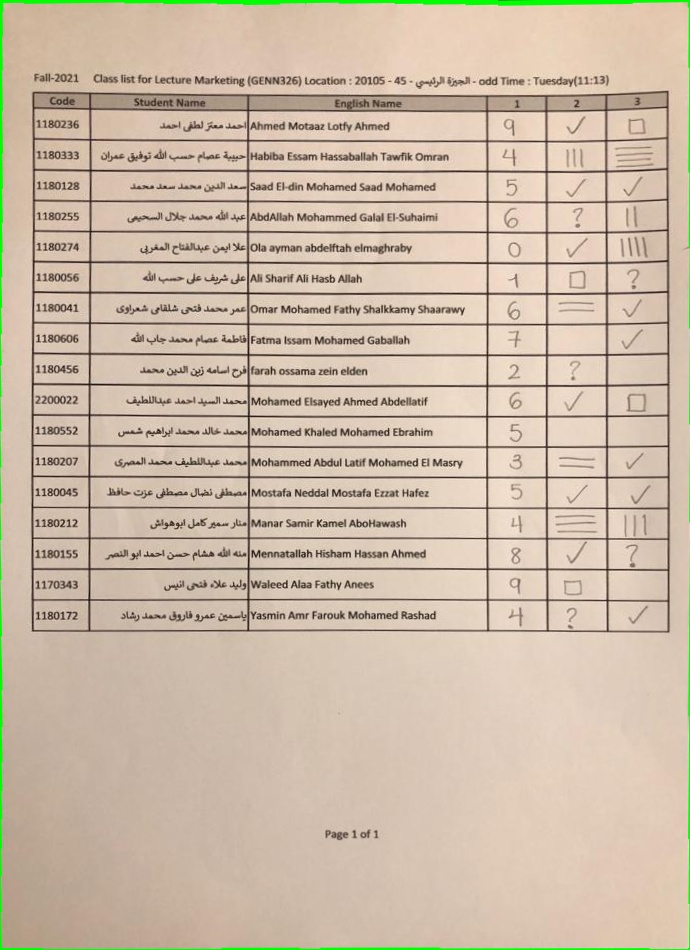
#> input picture grade sheet/Walid/warpedImgs/4.jpg, 690 x 950 px
$ jupyter execute Rows.ipynb
#> lines starting #> are read from the running program, lines starting #| are printed output that depends on the picture; after the words box and inside, x2 and y2 are one past the last pixel; in counts of white or black regions, pixels touching at a corner belong together
### grade sheet/Eslam/Test Real Data/commonfunctions.py


import skimage.io as io
import matplotlib.pyplot as plt
import numpy as np
from skimage.exposure import histogram
from matplotlib.pyplot import bar
from skimage.color import rgb2gray,rgb2hsv

# Convolution:
from scipy.signal import convolve2d
from scipy import fftpack
import math

from skimage.util import random_noise
from skimage.filters import median
from skimage.feature import canny


# Edges
from skimage.filters import sobel_h, sobel, sobel_v,roberts, prewitt

# Show the figures / plots inside the notebook
def show_images(images,titles=None):
    #This function is used to show image(s) with titles by sending an array of images and an array of associated titles.
    # images[0] will be drawn with the title titles[0] if exists
    # You aren't required to understand this function, use it as-is.
    n_ims = len(images)
    if titles is None: titles = ['(%d)' % i for i in range(1,n_ims + 1)]
    fig = plt.figure()
    n = 1
    for image,title in zip(images,titles):
        a = fig.add_subplot(1,n_ims,n)
        if image.ndim == 2:
            plt.gray()
        plt.imshow(image)
        a.set_title(title)
        n += 1
    fig.set_size_inches(np.array(fig.get_size_inches()) * n_ims)
    plt.show()


# [6 lines left out: function showHist, not called in this run]

### grade sheet/Eslam/Test Real Data/contour_sort.py
import cv2
from functools import cmp_to_key

# sort left to right && bottom to top
def contour_sort(a, b):

    br_a = cv2.boundingRect(a)
    br_b = cv2.boundingRect(b)

    if abs(br_a[0] - br_b[0]) <= 5:
        return br_a[1] - br_b[1]

    return br_a[0] - br_b[0]


# sort counters left to right && bottom to top

def sorted_counter (contours):

    return sorted(contours, key=cmp_to_key(contour_sort))

### grade sheet/Eslam/Test Real Data/Rows.ipynb
import nessary libraries

[cell 1]
import cv2
import numpy as np
import matplotlib.pyplot as plt
from scipy.ndimage import interpolation as inter
from contour_sort import *
from fix_image_orientation import *
from crop_image import *
from paper_extraction import *
from commonfunctions import *

[cell 2]
img = cv2.imread('../../Walid/warpedImgs/4.jpg')
#> img is the input picture: shape (950, 690, 3); mean B, G, R 168, 187.4, 204.5
show_images([img], ['original'])
#> in show_images, `n_ims = len(images)`: n_ims = 1
#> the loop in show_images, `for image,title in zip(images,titles):` made 1 pass
#> (title, n) on pass 1: ('original', 2)
#> after the loop in show_images, `for image,title in zip(images,titles):`: n = 2

img_original = img.copy()

[cell 3]
img_output = cv2.cvtColor(img_original,cv2.COLOR_BGR2GRAY)
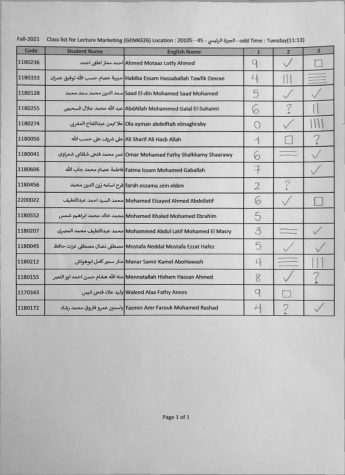
#> img_output: shape (950, 690) (shown at 1/2 size); min 8, max 242, mean 190.3
img_output= cv2.adaptiveThreshold(img_output, 255, cv2.ADAPTIVE_THRESH_GAUSSIAN_C,
            cv2.THRESH_BINARY, 51, 4)
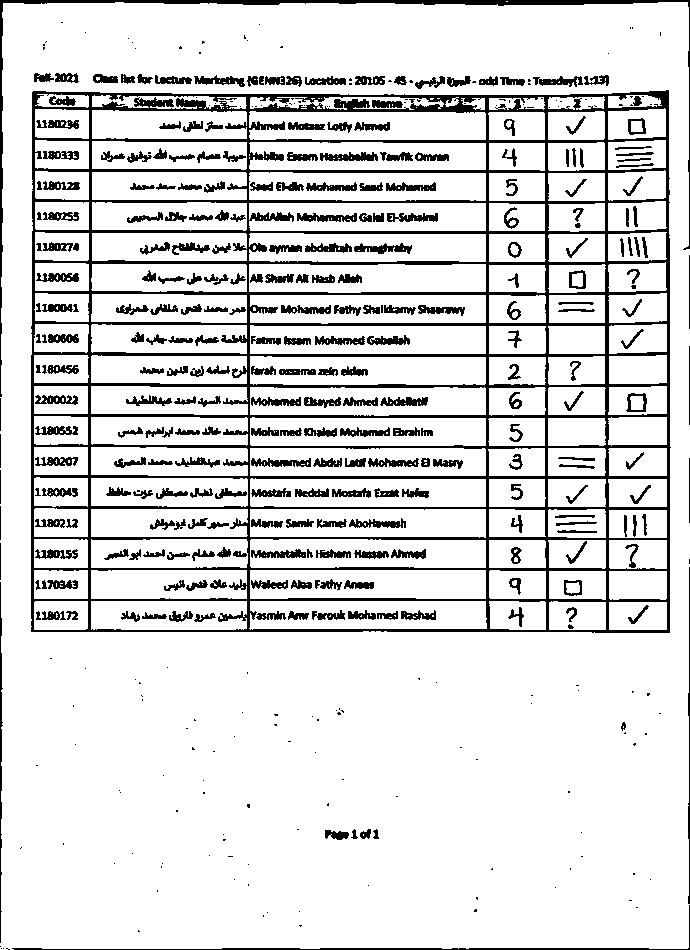
#> img_output: shape (950, 690); 86.2% white; 446 black regions (156 under 20 px), largest, box (x1, y1, x2, y2) and area: (31, 90, 671, 633) 47409, (0, 0, 690, 397) 3693, (12, 905, 690, 950) 1144
show_images([img_output], ['Warped'])
#> the loop in show_images (call 2), `for image,title in zip(images,titles):` made 1 pass
cv2.imwrite('./Warped.jpg',img_output)
#> Out = True

[cell 4]
# img =paper.astype("uint8")
img= img_output.copy()
show_images([img],['original image'])

[cell 5]
# [75 lines of commented-out code are left out]

[cell 6]
img= img_output.copy()
show_images([img],['original image'])
# Thresholding the image
# img = cv2.cvtColor(img, cv2.COLOR_BGR2GRAY)

(thresh, img_bin) = cv2.threshold(img, 128, 255,cv2.THRESH_BINARY | cv2.THRESH_OTSU)
#> thresh = 0

[cell 7]
# Invert the image
img_bin = 255-img_bin
show_images([img_bin],['Image binary'])
cv2.imwrite("./2.png", img_bin)
#> Out = True
# sharpen_kernel = np.array([[-1,-1,-1], [-1,9,-1], [-1,-1,-1]])
# img_bin = cv2.filter2D(img_bin, -1, sharpen_kernel)

[cell 8]
# Defining a kernel length

kernel_length = np.array(img).shape[1]//38

# A verticle kernel of (1 X kernel_length), which will detect all the verticle lines from the image.
verticle_kernel = cv2.getStructuringElement(cv2.MORPH_RECT, (1, kernel_length))

# A horizontal kernel of (kernel_length X 1), which will help to detect all the horizontal line from the image.
hori_kernel = cv2.getStructuringElement(cv2.MORPH_RECT, (kernel_length, 1))

# A kernel of (3 X 3) ones.
kernel = cv2.getStructuringElement(cv2.MORPH_RECT, (3, 3))

[cell 9]
# Morphological operation to detect vertical lines from an image
img_temp1 = cv2.erode(img_bin, verticle_kernel, iterations=3)
#> img_temp1: shape (950, 690); 1.6% white; 15 white regions (2 under 20 px), largest, box (x1, y1, x2, y2) and area: (666, 117, 670, 609) 1414, (486, 122, 489, 608) 1341, (605, 121, 609, 609) 1323
verticle_lines_img = cv2.dilate(img_temp1, verticle_kernel, iterations=3)
#> verticle_lines_img: shape (950, 690); 1.9% white; 15 white regions
show_images([verticle_lines_img],['verticle lines'])
contours, hierarchy = cv2.findContours(verticle_lines_img, cv2.RETR_EXTERNAL, cv2.CHAIN_APPROX_SIMPLE)
#> contours = 15 contours, 7 with area under 20; largest, box (x1, y1, x2, y2) and area: (605, 97, 609, 636) 1088, (666, 93, 670, 636) 1073, (486, 98, 489, 635) 1007, (88, 95, 92, 635) 978, (31, 94, 35, 635) 970, (545, 98, 549, 635) 875, (247, 97, 250, 635) 707, (0, 0, 2, 400) 280

lines = cv2.HoughLinesP(verticle_lines_img,1,np.pi/180,40,minLineLength=10,maxLineGap=20)
#> lines = 39 rows, first 6: [0, 945, 0, 585], [689, 427, 689, 0], [486, 620, 486, 98], [487, 634, 487, 98], [667, 635, 667, 93], [546, 634, 546, 98]
i = 0
for line  in lines:
    for x1, y1, x2, y2 in line:
        i+=1
        verticle_lines_img=cv2.line(verticle_lines_img,(x1,0),(x2,verticle_lines_img.shape[0]),(255,255,255),1)
#> this loop made 39 passes
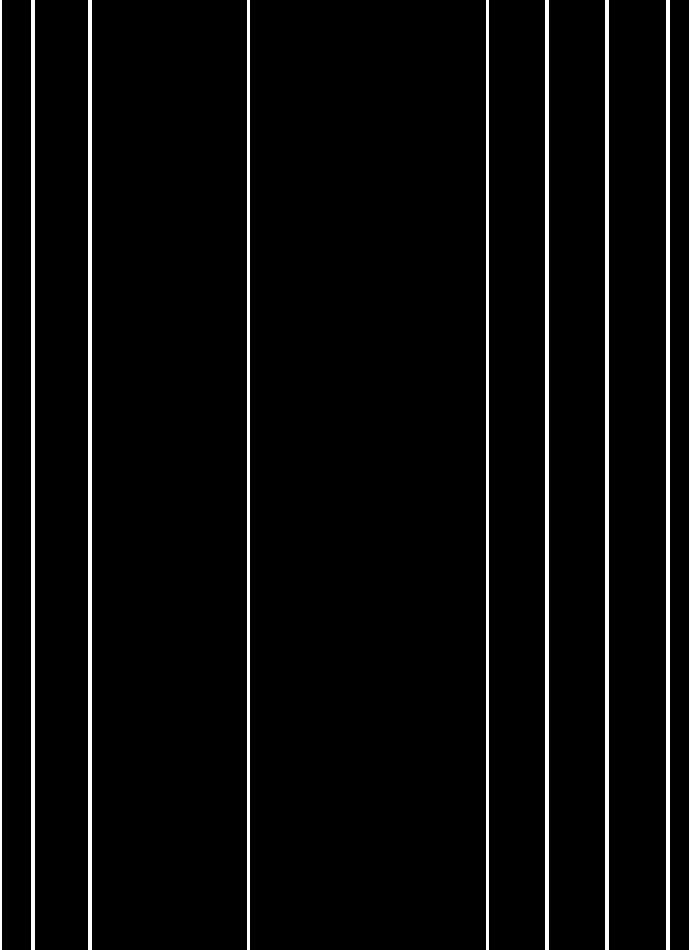
#> verticle_lines_img: shape (950, 690); 4.2% white; 9 white regions
#> after the loop, i = 39
show_images([verticle_lines_img],['verticle lines'])
contours, hierarchy = cv2.findContours(verticle_lines_img, cv2.RETR_EXTERNAL, cv2.CHAIN_APPROX_SIMPLE)
#> contours = 9 contours, 1 with area under 20; largest, box (x1, y1, x2, y2) and area: (666, 0, 670, 950) 2847, (605, 0, 609, 950) 2847, (545, 0, 549, 950) 2847, (88, 0, 92, 950) 2847, (31, 0, 35, 950) 2847, (486, 0, 489, 950) 1898, (247, 0, 250, 950) 1898, (0, 0, 2, 950) 949
num_ver=len(contours)
#> num_ver = 9
print('Number of horizontal lines:', num_ver)
#| Number of horizontal lines: 9

[cell 10]
#Morphological operation to detect horizontal lines from an image
img_temp2 = cv2.erode(img_bin, hori_kernel, iterations=4)
#> img_temp2: shape (950, 690); 4.1% white; 23 white regions (1 under 20 px), largest, box (x1, y1, x2, y2) and area: (0, 0, 690, 5) 2019, (67, 475, 638, 479) 1528, (68, 353, 638, 357) 1449
horizontal_lines_img = cv2.dilate(img_temp2, hori_kernel, iterations=3)
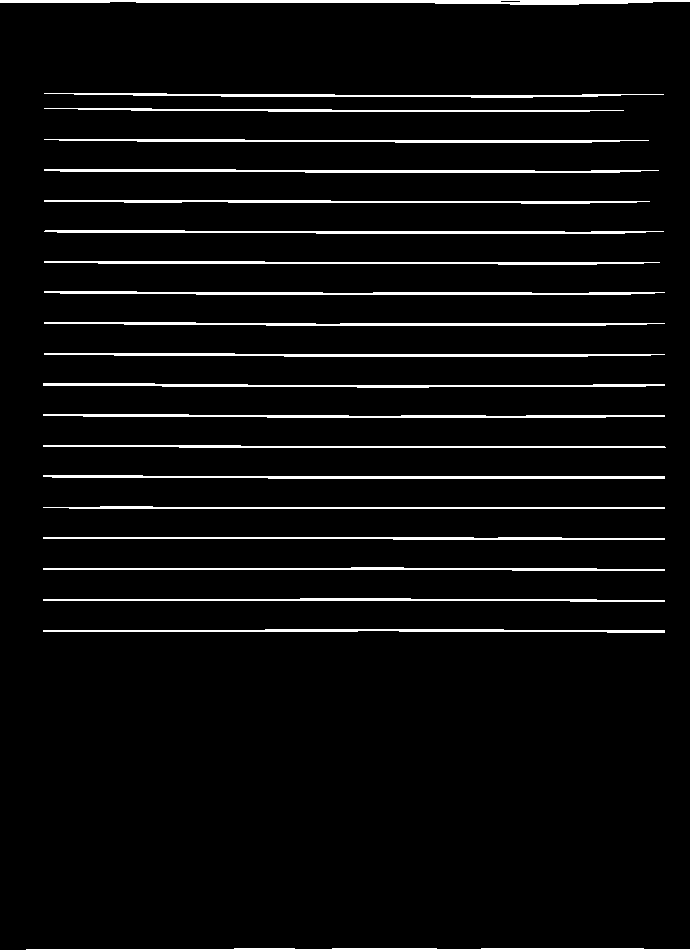
#> horizontal_lines_img: shape (950, 690); 4.8% white; 21 white regions, largest, box (x1, y1, x2, y2) and area: (0, 0, 690, 5) 2250, (43, 475, 665, 479) 1732, (44, 353, 665, 357) 1653


lines = cv2.HoughLinesP(horizontal_lines_img,2,np.pi/180,40,minLineLength=5,maxLineGap=10)
#> lines = 109 rows, first 6: [43, 415, 348, 415], [44, 231, 564, 231], [52, 477, 664, 477], [124, 324, 646, 324], [43, 568, 596, 568], [44, 139, 244, 139]
i = 0
for line  in lines:
    for x1, y1, x2, y2 in line:
        i+=1
        horizontal_lines_img=cv2.line(horizontal_lines_img,(0,y1),(horizontal_lines_img.shape[1],y2),(255,255,255),1)
#> this loop made 109 passes
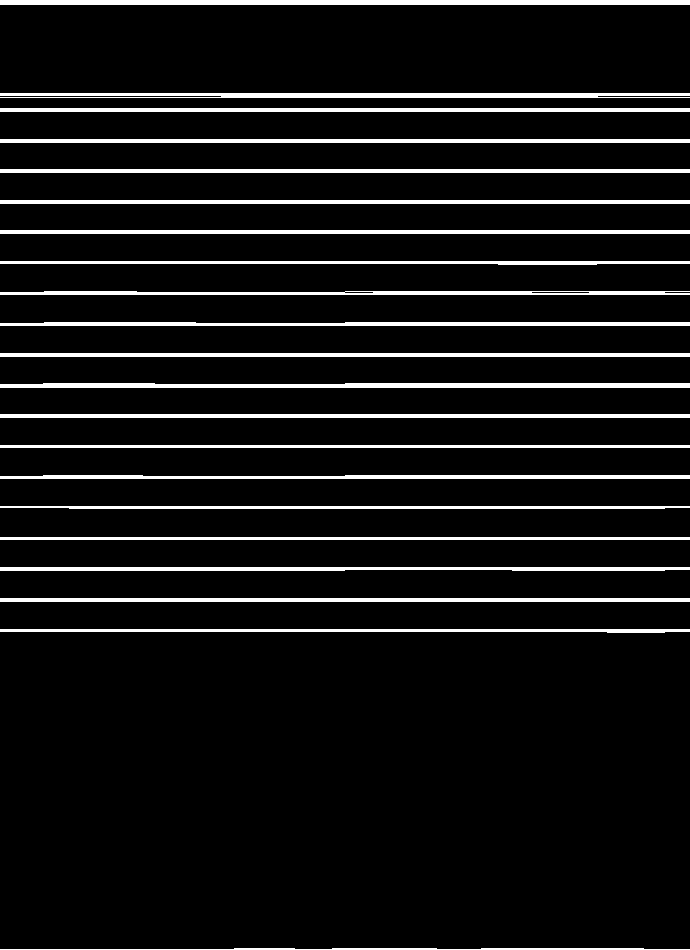
#> horizontal_lines_img: shape (950, 690); 8.1% white; 21 white regions
#> after the loop, i = 109

show_images([horizontal_lines_img],['horizontal lines'])
contours, hierarchy = cv2.findContours(horizontal_lines_img, cv2.RETR_EXTERNAL, cv2.CHAIN_APPROX_SIMPLE)
#> contours = 21 contours; largest, box (x1, y1, x2, y2) and area: (0, 0, 690, 5) 2756, (0, 383, 690, 388) 2524, (0, 93, 690, 98) 2132, (0, 598, 690, 602) 2067, (0, 414, 690, 418) 2067
num_hor= len(contours)
#> num_hor = 21
print('Number of horizontal lines:', num_hor)
#| Number of horizontal lines: 21

[cell 11]
# Weighting parameters, this will decide the quantity of an image to be added to make a new image.
alpha = 0.5
beta = 1.0 - alpha

# This function helps to add two image with specific weight parameter to get a third image as summation of two image.
# img_final_bin = cv2.addWeighted(verticle_lines_img, alpha, horizontal_lines_img, beta, 0.5)
img_final_bin=cv2.bitwise_and(verticle_lines_img, horizontal_lines_img)
#> img_final_bin: shape (950, 690); 0.34% white; 198 white regions (188 under 20 px), largest, box (x1, y1, x2, y2) and area: (31, 0, 35, 5) 20, (88, 0, 92, 5) 20, (545, 0, 549, 5) 20
img_final_bin = cv2.erode(~img_final_bin, kernel, iterations=1)
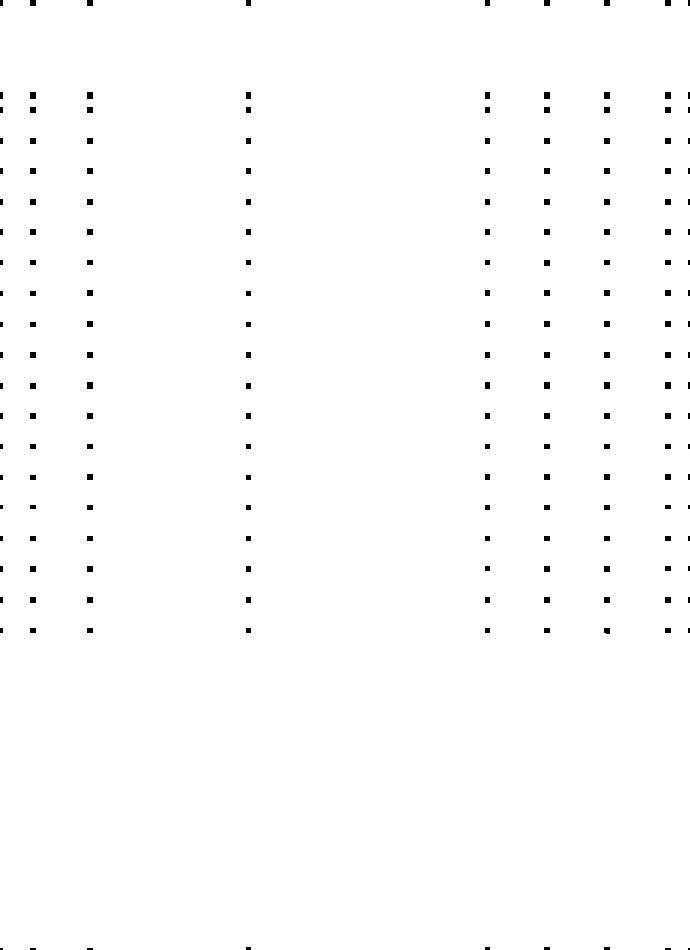
#> img_final_bin: shape (950, 690); 99.2% white; 189 black regions (48 under 20 px), largest, box (x1, y1, x2, y2) and area: (30, 92, 36, 99) 42, (87, 92, 93, 99) 42, (544, 92, 550, 99) 42

(thresh, img_final_bin) = cv2.threshold(img_final_bin, 128,255, cv2.THRESH_BINARY_INV | cv2.THRESH_OTSU)
#> img_final_bin: shape (950, 690); 0.81% white; 189 white regions (48 under 20 px)
# (thresh, img_final_bin) = cv2.threshold(img_final_bin, 0, 255,cv2.THRESH_BINARY)
show_images([img_final_bin],['img final binary'])
# [14 lines of commented-out code are left out]


show_images([img_final_bin],['img final binary'])

[cell 12]
contours,im2 = cv2.findContours(img_final_bin, cv2.RETR_TREE, cv2.CHAIN_APPROX_SIMPLE)
#> contours = 189 contours, 65 with area under 20; largest, box (x1, y1, x2, y2) and area: (665, 382, 671, 389) 30, (604, 382, 610, 389) 30, (544, 382, 550, 389) 30, (87, 382, 93, 389) 30, (665, 92, 671, 99) 30; im2 = 189 rows, first 6: [1, -1, -1, -1], [2, 0, -1, -1], [3, 1, -1, -1], [4, 2, -1, -1], [5, 3, -1, -1], [6, 4, -1, -1]
contours = sorted_counter(contours)
#> in contour_sort, `br_a = cv2.boundingRect(a)`: br_a = (665, 948, 6, 2)
#> in contour_sort, `br_b = cv2.boundingRect(b)`: br_b = (688, 948, 2, 2)
#> contours = 189 contours, 65 with area under 20; largest, box (x1, y1, x2, y2) and area: (30, 92, 36, 99) 30, (87, 92, 93, 99) 30, (87, 382, 93, 389) 30, (544, 92, 550, 99) 30, (544, 382, 550, 389) 30
# boundingBoxes = [cv2.boundingRect(c) for c in contours]
# (cnts, boundingBoxes) = zip(*sorted(zip(contours, boundingBoxes), key=lambda b:b[1][0]))
coulmns=[]
rows=[]
for c in range(len(contours)-1):
    x1, y1, w1, h1 = cv2.boundingRect(contours[c])
    x2, y2, w2, h2 = cv2.boundingRect(contours[c+1])
    if(x1==x2):
        rows.append(y1)
    else:
        rows.append(y1)
        break
#> this loop made 21 passes
#> (y1, h1, x2, y2, w2, h2) on passes 1 to 8: (0, 6, 0, 92, 3, 7), (92, 7, 0, 107, 3, 6), (107, 6, 0, 138, 3, 6), (138, 6, 0, 168, 3, 6), (168, 6, 0, 199, 3, 6), (199, 6, 0, 229, 3, 6), (229, 6, 0, 260, 3, 5), (260, 5, 0, 291, 3, 5)
#> after the loop, rows = [0, 92, 107, 138, 168, 199, 229, 260, 291, 322, 352, 383, 413, 444, 475, 505, 536, 566, 597, 628, 948]

[cell 13]
num_hor=len(rows)
num_ver=len(contours)//num_hor
print(num_ver,num_hor,len(contours))
#| 9 21 189
for col in range(num_ver-1):
    for row in range(num_hor-1):
        # Returns the location and width,height for every contour
        x1, y1, w1, h1 = cv2.boundingRect(contours[row+num_hor*col])
        x2, y2, w2, h2 = cv2.boundingRect(contours[row+1+num_hor*col])
        x3, y3, w3, h3 = cv2.boundingRect(contours[row+num_hor*col+num_hor+1])

        #if (w>10 and h>0 and h <300 and w<1000 ):

        new_img = img[y1+h1:y3, x2+w2:x3]

        show_images([~new_img], ['./croped2/'+str(col)+' - '+str(row)+'.jpg'])
        cv2.imwrite('./croped2/'+str(col)+' - '+str(row)+'.jpg',new_img)
#> this loop made 8 passes
#> pass 1, in show_images (call 30), `plt.show()`:
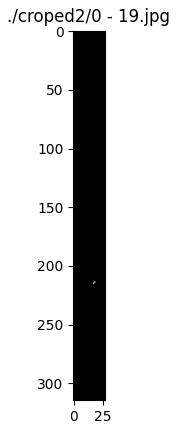
#> figure drawn by matplotlib, 1 panel
#> pass 2, in show_images (call 41), `plt.show()`:
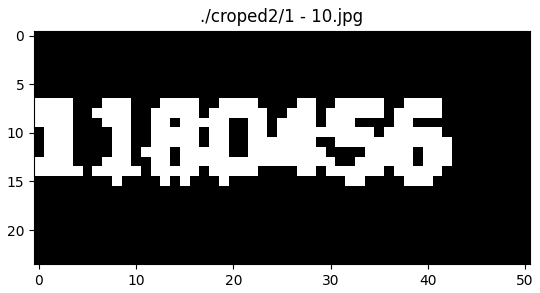
#> figure drawn by matplotlib, 1 panel
